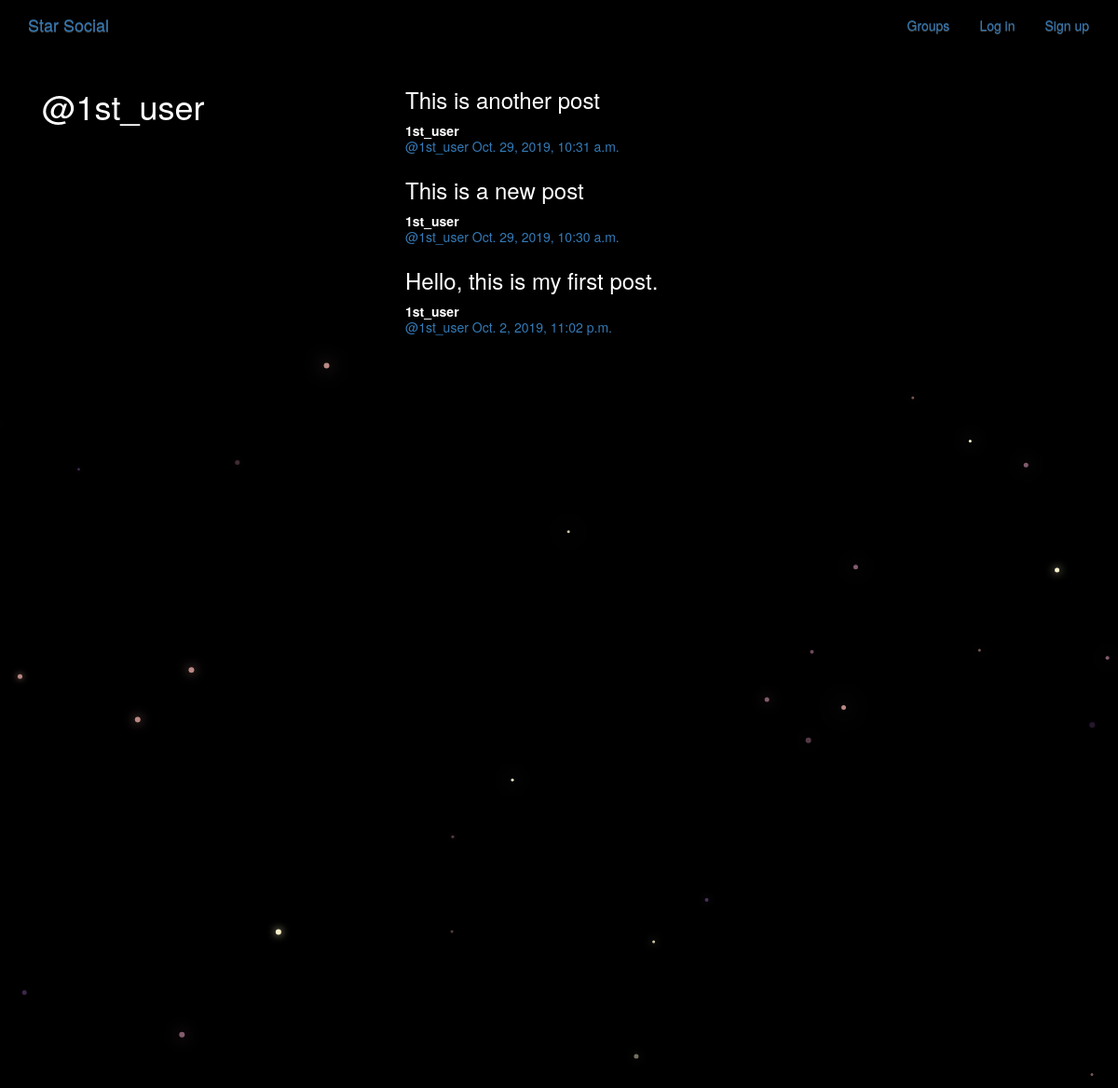
The app's page /posts/by/1st_user/ with its own data.
### post/models.py (models this page shows, shortened)
class Post(models.Model):
    user = models.ForeignKey(User, related_name = 'post', on_delete = models.CASCADE)
    title = models.CharField(max_length = 200)
    text = models.TextField()
    text_html = models.TextField(editable = False)
    create_date = models.DateTimeField(auto_now = True)
    group = models.ForeignKey(Group, related_name = 'post', null = True, blank = 'True', on_delete=models.CASCADE)
    class Meta:
        ordering = ['-create_date']
        unique_together = ['user', 'text']

### post/views.py (the view)
# urls.py: path('by/<username>/', views.UserPosts.as_view(), name = 'for_user'),
class UserPosts(generic.ListView):
    model = Post
    template_name = 'post/user_post_list.html'
    def get_queryset(self):
        try:
            self.post_user = User.objects.prefetch_related('post').get(username__iexact=self.kwargs.get('username'))
        except User.DoesNotExist:
            raise Http404
        else:
            return self.post_user.post.all()
    def get_context_data(self, **kwargs):
        context = super().get_context_data(**kwargs)
        context['post_user'] = self.post_user
        return context

### post/templates/post/user_post_list.html
{% extends 'post/post_base.html' %}
{% block pre_post %}
  <div class="col-md-4">
    <h1>@{{ post_user.username }}</h1>
  </div>
{% endblock %}
{% block post_content %}
  <div class="col-md-8">
    {% for post in post_list %}
      {% include 'post/_post.html' %}
    {% endfor %}
  </div>
{% endblock %}

### post/templates/post/_post.html (shortened to what this page needs)
<div class="post_media">
  <h3>{{post.text|safe}}</h3>
  <div class="media-body">
    <strong>{{post.user.username}}</strong>
    <h5 class="media-heading">
      <span class="username">
        <a href="{% url 'post:for_user' username=post.user.username %}">@{{post.user.username}}</a>
      </span>
      <time class="time"><a href="{% url 'post:single' username=post.user.username pk=post.pk %}">
        {{ post.create_date }}
      </a></time>
    </h5>
  </div>
</div>

### static/socialproject/css/master.css (style rules this page uses)
body { margin: 0; overflow: hidden; background-color: black; color:white; }

### records on screen
Post: text "This is another post", user.username "1st_user", create_date "Oct. 29, 2019, 10:31 a.m."
Post: text "This is a new post", user.username "1st_user", create_date "Oct. 29, 2019, 10:30 a.m."
Post: text "Hello, this is my first post.", user.username "1st_user", create_date "Oct. 2, 2019, 11:02 p.m."

### other values on screen
{{ post_user.username }} "1st_user"
